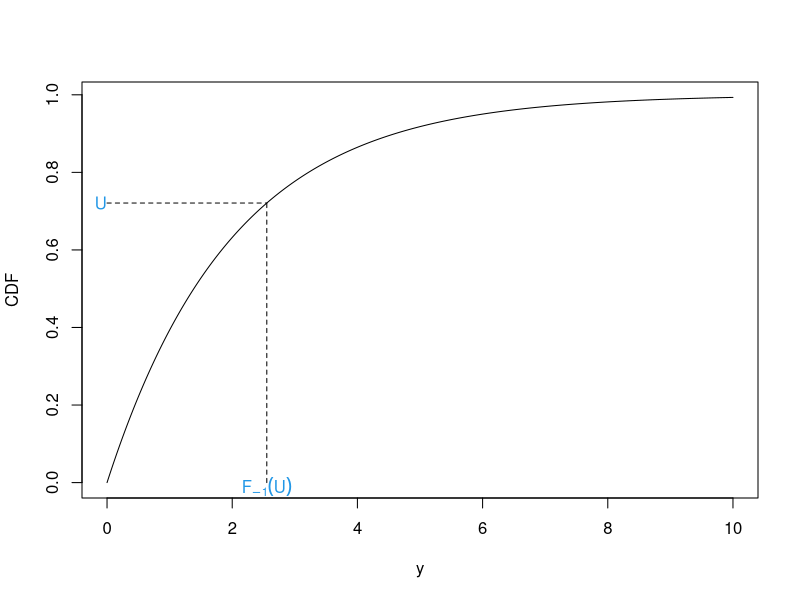
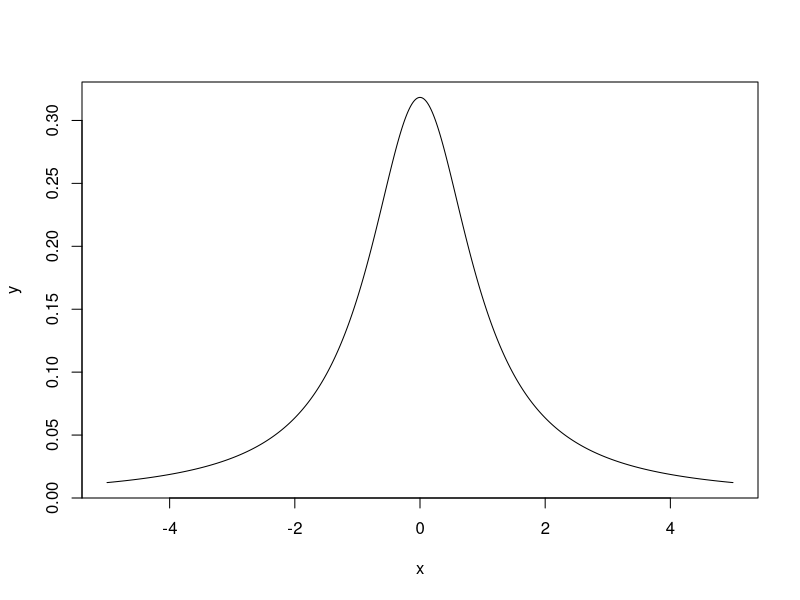
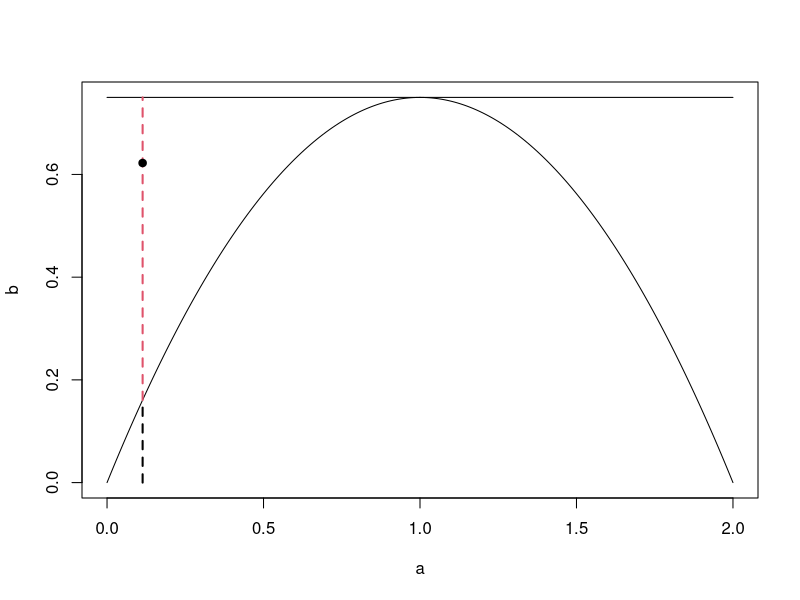
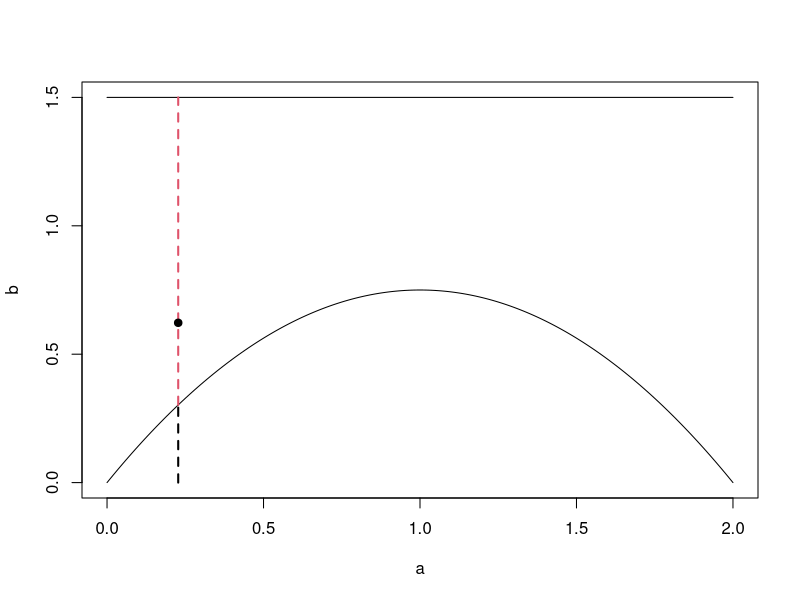
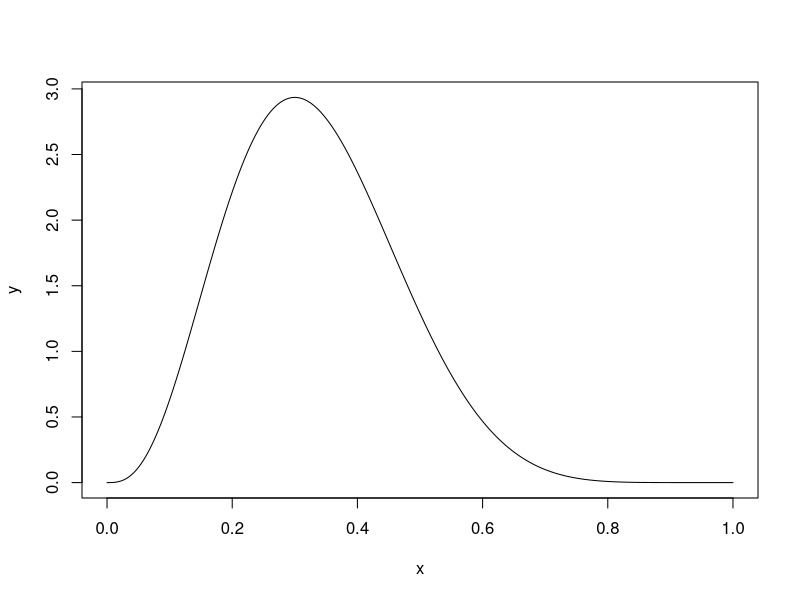
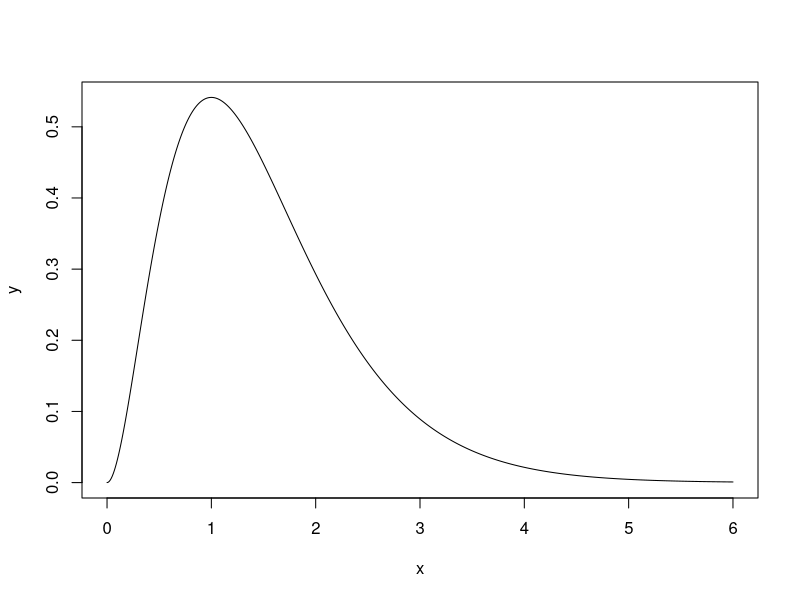
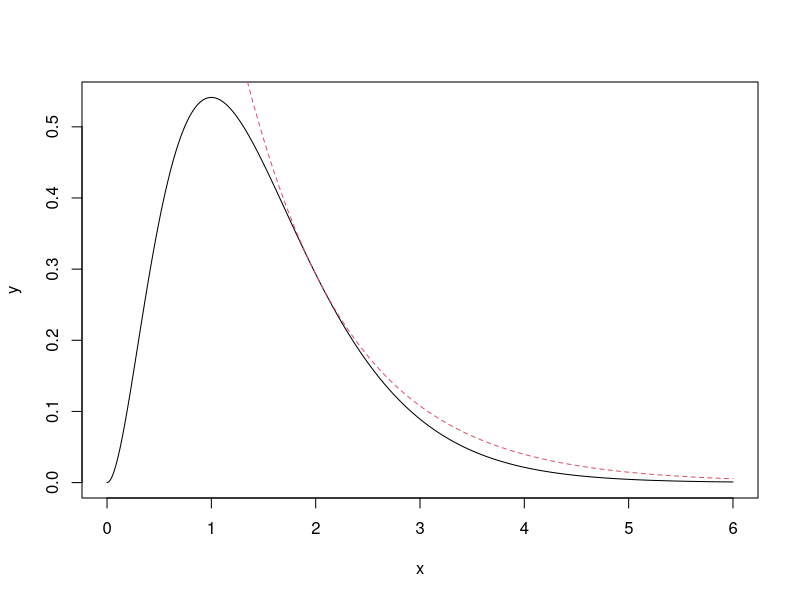
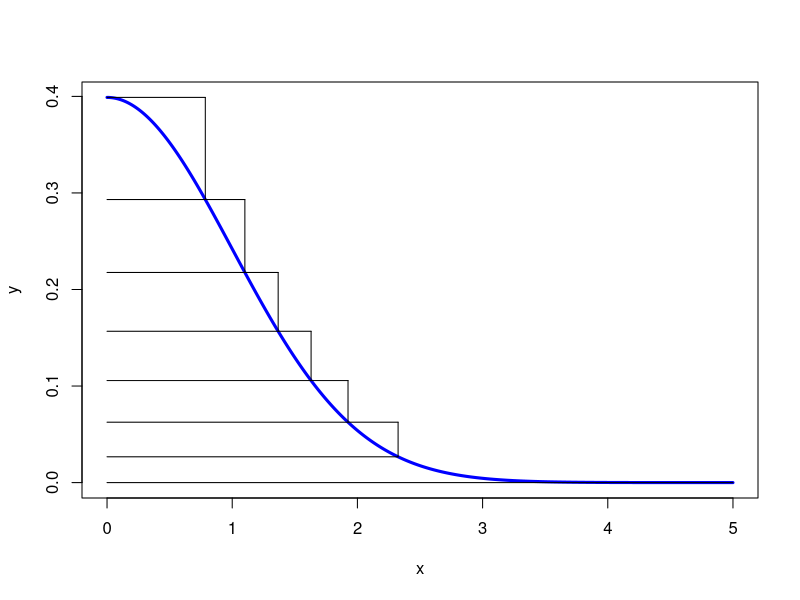

Write the R code that produced these figures, in order.
## ---- chunk 1
runif(1, 0, 1)
## ---- chunk 2
set.seed(12345) # to reproduce
y <- seq(0, 10, 0.01) #Show on the interval [0, 5]
f <- 1 - exp(-0.5*y)    #Construct the cumulative density 
                        #function (CDF)
plot(y, f, type ='l', xlab = "y", ylab= "CDF")

#Sample u
u <- runif(1)

#Get the corresponding y value
f.inv <- -2*log(1-u)

#plot 
segments(x0 = 0, y0 = u, x1 = f.inv, y1 = u, lty = 2)
segments(x0 = f.inv, y0 = 0, x1 = f.inv, y1 = u, lty = 2)
text(x = f.inv, y = -0.01, expression(F[-1](U)), col = 4)
text(x = -.1, y = u, "U", col = 4)
## ---- chunk 3
x <- seq(-5, 5, 0.01)
y <- 1/(pi*(1 + x^2))
plot(x, y, type = 'l')
## ---- chunk 4
set.seed(1234)   #to reproduce
M <- 3/4         #set M
y <- runif(1)    #sample Y ~ q
p <- 3/4*y*(2-y) #compute pi(y)
k <- p/(M*1)     #compute k
u <- runif(1)    #sample U ~ U[0, 1]


#Create nice plot
a <- seq(0, 2, 0.01)
b <- 3/4*a*(2-a)
c <- M*rep(1, length(a))
plot(a, b, ylim = c(0, M), type = 'l')
lines(a, c)
segments(x0 = y, y0 = 0, x1 = y,  y1 =3/4*y*(2-y) , lty = 2, lwd = 2)
segments(x0 = y,  y0 =3/4*y*(2-y), x1 = y, y1 = M, lty = 2, col = 2, lwd = 2)
points(x = y, y = u, pch = 19)
## ---- chunk 5
set.seed(1234)   #to reproduce
scaling.c <- 3         #set c
y <- runif(1, 0, 2)    #sample Y ~ Q
p <- 3/4*y*(2-y) #compute pi(y)
k <- p/(scaling.c*1/2)     #compute k
u <- runif(1)    #sample U ~ U[0, 1]
ifelse(u < k, 'accept', 'reject') #Accept if  u < k


#Create nice plot
a <- seq(0, 2, 0.01)
b <- 3/4*a*(2-a)
scaling.c  <- scaling.c*rep(1, length(a))
plot(a, b, ylim = c(0, 3/2), type = 'l')
lines(a, scaling.c/2)
segments(x0 = y, y0 = 0, x1 = y,  y1 =3/4*y*(2-y) , 
          lty = 2, lwd = 2)
segments(x0 = y,  y0 =3/4*y*(2-y), x1 = y, y1 = 3/2, lty = 2, 
          col = 2, lwd = 2)
points(x = y, y = u, pch = 19)

## ---- chunk 6
x <- seq(0, 1, 0.001)
y <- dbeta(x, 4, 8)
plot(x, y, type = 'l')
## ---- chunk 7
x <- seq(0, 6, 0.01)
y <- dgamma(x, 3, 2)
plot(x, y, type = 'l')
## ---- chunk 8
x <- seq(0, 6, 0.01)
y <- dgamma(x, 3, 2)
scaling.c <- 2^3/gamma(3)*4*exp(-2)
q <- dexp(x, 1)

plot(x, y, type = 'l')
lines(x, q*scaling.c, col = 2, lty = 2)
## ---- chunk 9
x <- seq(0, 5, 0.01)
y <- dnorm(x, 0, 1)
plot(x, y, type = 'l', col = "blue", lwd = 3)

table <- list()
#table$x <- c(2.093446, 2.093446, 1.676493, 1.393368, 1.100918, 0.765337)
#table$y <- c(0.044592, 0.097856, 0.151121, 0.217632, 0.297658, 0.398943)
#table$x <- c(2.093446, 2.093446, 1.676493, 1.393368, 1.100918, 0.765337)
#table$x <- c(2.45,2.45,1.99,1.672,1.4,1.125,0.8)
table$x <- c(2.325,2.325,1.925,1.63,1.367,1.101,0.785)
table$y <- c(dnorm(table$x[2:7], 0, 1),dnorm(0))

segments(x0 = 0, x1 = table$x, y0= table$y, y1 = table$y)
segments(x0 = table$x[2:7], x1 = table$x[2:7] , y0= table$y[1:6], y1 = table$y[2:7])
#segments(x0 = table$x[1], x1 = 2.5, y0 = table$y[1], y1 = table$y[1])
#segments(x0 = table$x[1], x1 = 2.5, y0 = table$y[1], y1 = table$y[1])
#segments(x0 = 2.5, x1 = 2.5, y0 = 0, y1 = table$y[1])
segments(x0 = 0, x1=5, y0 = 0, y1 = 0)
## ---- chunk 10
#Set Up Example
set.seed(1234)
n <- 10
y <- rbeta(n, 3, 2)
y

#Set Up ABC
n.iter <- 50000
b.store <- numeric(n.iter)
epsilon <- 0.75

#Run ABC
for(i in 1:n.iter){
  
  #Propose new beta
  b <- runif(1, 0, 5)
  
  #Simualate data
  y.star <- rbeta(n, 3, b)
  
  #Compute statistic
  d <- sum((y-y.star)^2)
  
  #Accept/Reject
  if(d < epsilon){
    b.store[i] <- b
  } else{
    b.store[i] <- NA
  }
  
}

#Get number of reject samples
sum(is.na(b.store))

#Plot Approximate Posterior
hist(b.store, freq = FALSE, xlab = expression(beta), main = "")
abline(v = 2, col = 'red')
mean(b.store, na.rm = TRUE)
quantile(b.store, c(0.025, 0.975), na.rm = TRUE)
## ---- chunk 11
#Set Up Example
set.seed(1234)
n <- 10
y <- rbeta(n, 3, 2)
y

#Set Up ABC
n.iter <- 50000
b.store <- numeric(n.iter)
epsilon <- 0.12

#Run ABC
for(i in 1:n.iter){
  
  #Propose new beta
  b <- runif(1, 0, 5)
  
  #Simualate data
  y.star <- rbeta(n, 3, b)
  
  #Compute statistic
  d <- sum((y-y.star)^2)
  
  #Accept/Reject
  if(d < epsilon){
    b.store[i] <- b
  } else{
    b.store[i] <- NA
  }
  
}

#Get number of reject samples
sum(is.na(b.store))

#Plot Approximate Posterior
hist(b.store, freq = FALSE, xlab = expression(beta), main = "")
abline(v = 2, col = 'red')
mean(b.store, na.rm = TRUE)
quantile(b.store, c(0.025, 0.975), na.rm = TRUE)
## ---- chunk 12
#Set Up Example
set.seed(1234)
n <- 10
y <- rbeta(n, 3, 2)
y

#Set Up ABC
n.iter <- 50000
b.store <- numeric(n.iter)
epsilon <- 2

#Run ABC
for(i in 1:n.iter){
  
  #Propose new beta
  b <- runif(1, 0, 5)
  
  #Simualate data
  y.star <- rbeta(n, 3, b)
  
  #Compute statistic
  d <- sum((y-y.star)^2)
  
  #Accept/Reject
  if(d < epsilon){
    b.store[i] <- b
  } else{
    b.store[i] <- NA
  }
  
}

#Get number of reject samples
sum(is.na(b.store))

#Plot Approximate Posterior
hist(b.store, freq = FALSE, xlab = expression(beta), main = "")
abline(v = 2, col = 'red')
mean(b.store, na.rm = TRUE)
quantile(b.store, c(0.025, 0.975), na.rm = TRUE)
## ---- chunk 13
#This function simualtes an outbreak of a disease in a population of size N, with infection rate beta and recovery rate gamma.
simSIR.Markov <- function(N, beta, gamma) {
  
  # initial number of infectives and susceptibles;
  I <- 1
  S <- N-1;
  
  # recording time;
  t <- 0;
  times <- c(t);
  
  # a vector which records the type of event (1=infection, 2=removal)
  type <- c(1);
  
  while (I > 0) {
    
    # time to next event;
    t <- t + rexp(1, (beta/N)*I*S + gamma*I);
    times <- append(times, t);
    
    if (runif(1) < beta*S/(beta*S + N*gamma)) {
      # infection
      I <- I+1;
      S <- S-1;
      type <- append(type, 1);
    }
    else {
      #removal
      I <- I-1
      type <- append(type, 2);
    }
  }
  
  
  # record the times of events (infections/removals), the type of the event, the final size (including
  # the initial infective) and the duration. 
  
  res <- list("t" = times, "type" = type, "final.size" = sum(type==1), "duration" = t, "N" = N);
  return(res)
}

#Set Up Example
set.seed(1234)
n <- 200
y <- simSIR.Markov(100, 2, 1)$final.size


#Set Up ABC
n.iter <- 50000
b.store <- numeric(n.iter)
epsilon <- 250

#Run ABC
for(i in 1:n.iter){
  
  #Propose an infection rate
  b <- runif(1, 0, 5)
  
  #Simualte an outbreak
  y.star <- simSIR.Markov(100, b, 1)$final.size
  
  #Compute difference
  d <- sum((y-y.star)^2)
  
  #Accept/Reject
  if(d < epsilon){
    b.store[i] <- b
  } else{
    b.store[i] <- NA
  }
  
}

#Get number of reject samples
sum(is.na(b.store))

#Plot Approximate Posterior
hist(b.store, freq = FALSE, xlab = expression(beta), main = "")
abline(v = 2, col = 'red')
mean(b.store, na.rm = TRUE)
quantile(b.store, c(0.025, 0.975), na.rm = TRUE)
## ---- chunk 14
set.seed(1234)
n <- 200
y <- rbeta(n, 3, 2)


n.iter <- 50000
b.store <- numeric(n.iter)
epsilon <- 0.001
for(i in 1:n.iter){
  
  b <- runif(1, 0, 5)
  
  y.star <- rbeta(n, 3, b)
  
  d <- sum((mean(y)-mean(y.star))^2)
  
  if(d < epsilon){
    b.store[i] <- b
  } else{
    b.store[i] <- NA
  }
  
}

#Get number of reject samples
sum(is.na(b.store))

#Plot Approximate Posterior
hist(b.store, freq = FALSE, xlab = expression(beta), main = "")
abline(v = 2, col = 'red')
mean(b.store, na.rm = TRUE)
quantile(b.store, c(0.025, 0.975), na.rm = TRUE)
